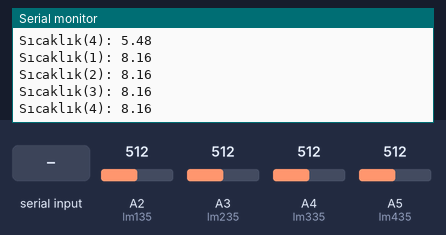
Bench run of a sketch on a simulated Arduino Uno, built with avr-gcc and run on an emulated ATmega328P. Parts: the last lines printed to the serial monitor. The test bench sets the inputs (shaded band); at power-on: A2 (lm135) = 512, A3 (lm235) = 512, A4 (lm335) = 512, A5 (lm435) = 512.

Above: at 1.3 s.
1.4 s: "1\n" received over the second serial link
3.0 s: A2 (lm135) set to 716
At 3.02 s:
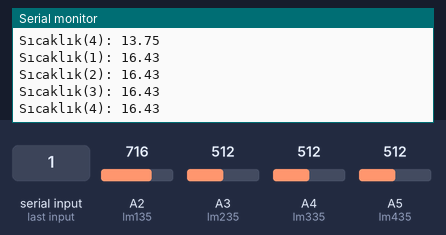
4.5 s: A3 (lm235) set to 716
At 4.62 s:
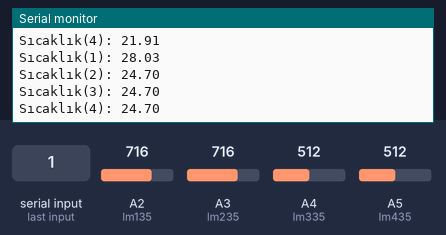
6.0 s: A4 (lm335) set to 716
At 6.22 s:
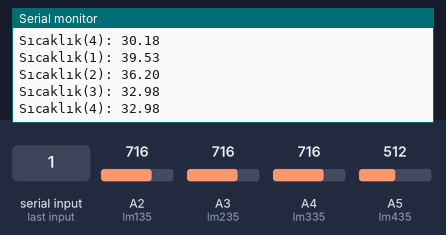
7.5 s: A5 (lm435) set to 716
At 7.81 s:
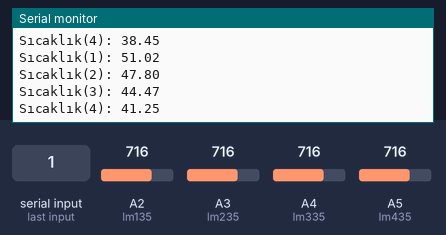
9.0 s: "0\n" received over the second serial link
Timing chart, 0 to 11.5 s (numbered marks = the images above; inputs shaded):
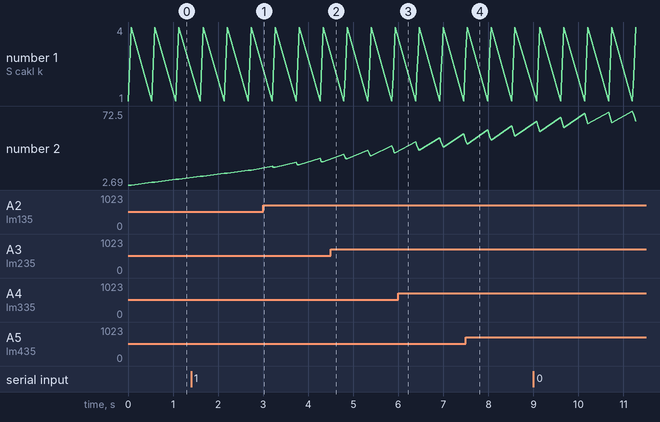

The sketch:

3xLM35_HC05-FILTRELI.ino
```cpp
#include <SoftwareSerial.h>
const int numReadings1 = 20;
const int numReadings2 = 20;
const int numReadings3 = 20;
const int numReadings4 = 20;

int readings1[numReadings1];
int readIndex1 = 0;
int total1 = 0;
int average1 = 0;

int readings2[numReadings2];
int readIndex2 = 0;
int total2 = 0;
int average2 = 0;

int readings3[numReadings3];
int readIndex3= 0;
int total3 = 0;
int average3 = 0;

int readings4[numReadings4];
int readIndex4 = 0;
int total4 = 0;
int average4 = 0;

int lm135 = A2;
int lm235 = A3;
int lm335 = A4;
int lm435 = A5;


SoftwareSerial mySerial(2, 3);

int okunanVoltaj1;
int read_ADC = 0;
double sicaklik1 = 0;
double sicaklik2 = 0;
double sicaklik3 = 0;
double sicaklik4 = 0;

void setup(){

  for (int thisReading1 = 0; thisReading1 < numReadings1; thisReading1++) {
    readings1[thisReading1] = 0;
  }
  for (int thisReading2 = 0; thisReading2 < numReadings2; thisReading2++) {
    readings2[thisReading2] = 0;
  }
  for (int thisReading3 = 0; thisReading3 < numReadings3; thisReading3++) {
    readings3[thisReading3] = 0;
  }
  for (int thisReading4 = 0; thisReading4 < numReadings4; thisReading4++) {
    readings4[thisReading4] = 0;
  }

analogReference(INTERNAL);
//pinMode(NemSensor,INPUT);
Serial.begin(9600);
mySerial.begin(9600);
}

void loop(){

  while(mySerial.available()){ /* Yeni porta gelen bir mesaj var mı */
  Serial.print(mySerial.read()); /* Yeni porta gelen mesaj var ise mesaj bilgisayara yollanıyor */
    delay(10);
   }

  total1 = total1 - readings1[readIndex1];
  readings1[readIndex1] = analogRead(lm135);
  total1 = total1 + readings1[readIndex1];
  readIndex1 = readIndex1 + 1;

  total2 = total2 - readings2[readIndex2];
  readings2[readIndex2] = analogRead(lm235);
  total2 = total2 + readings2[readIndex2];
  readIndex2 = readIndex2 + 1;

  total3 = total3- readings3[readIndex3];
  readings3[readIndex3] = analogRead(lm335);
  total3 = total3 + readings3[readIndex3];
  readIndex3 = readIndex3 + 1;

  total4 = total4 - readings4[readIndex4];
  readings4[readIndex4] = analogRead(lm435);
  total4 = total4 + readings4[readIndex4];
  readIndex4 = readIndex4 + 1;


  if (readIndex1 >= numReadings1) {
    readIndex1 = 0;
  }

  average1 = total1 / numReadings1;

  sicaklik1 = average1 / 9.31;

  if (readIndex2 >= numReadings2) {
    readIndex2 = 0;
  }

  average2 = total2 / numReadings2;

  sicaklik2 = average2 / 9.31;

  if (readIndex3 >= numReadings3) {
    readIndex3 = 0;
  }

  average3 = total3 / numReadings3;

  sicaklik3 = average3 / 9.31;

  if (readIndex4 >= numReadings4) {
    readIndex4 = 0;
  }

  average4 = total4 / numReadings4;

  sicaklik4 = average4 / 9.31;

  Serial.print("\n");

  Serial.print("Sıcaklık(1): ");
  Serial.println(sicaklik1);
  mySerial.print("S");
  //mySerial.print(":");
  mySerial.print(sicaklik1,0);
  // mySerial.print(":");

   Serial.print("\n");

  Serial.print("Sıcaklık(2): ");
  Serial.println(sicaklik2);
  mySerial.print("S");
  //mySerial.print(":");
  mySerial.print(sicaklik2,0);
  // mySerial.print(":");

   Serial.print("\n");

  Serial.print("Sıcaklık(3): ");
  Serial.println(sicaklik3);
  mySerial.print("S");
  //mySerial.print(":");
  mySerial.print(sicaklik3,0);
  // mySerial.print(":");

  Serial.print("\n");

  Serial.print("Sıcaklık(4): ");
  Serial.println(sicaklik4);
  mySerial.print("S");
  //mySerial.print(":");
  mySerial.print(sicaklik4,0);
  // mySerial.print(":");

  Serial.print("\n");

  delay(500);


}
```

Measured:
- plotted number 2: 47.8 → 48.87 after the input at 7.5 s
